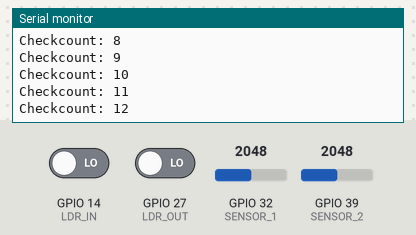
Simulated run of this program. Board: ESP32. Parts: the last lines printed to the serial monitor. The inputs (shaded band) are chosen by the test bench; at power-on: GPIO 14 (LDR_IN) LOW, GPIO 27 (LDR_OUT) LOW, GPIO 32 (SENSOR_1) = 2048, GPIO 39 (SENSOR_2) = 2048. WiFi joins after 1.5 s; servers stay silent unless stated; uploads are accepted with an empty reply.

Above: at 3.1 s.
3.2 s: GPIO 14 (LDR_IN) driven HIGH
At 3.46 s:
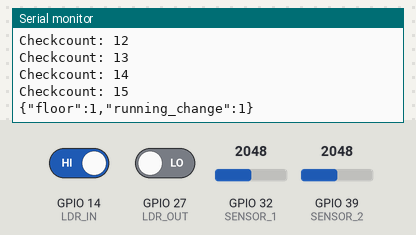
4.8 s: GPIO 27 (LDR_OUT) driven HIGH
At 5.07 s:
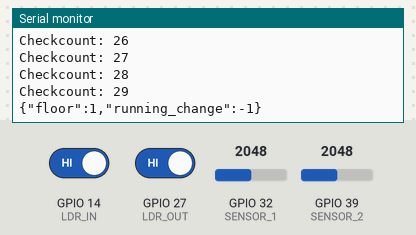
Timing chart, 0 to 7.8 s (numbered marks = the images above; inputs shaded):
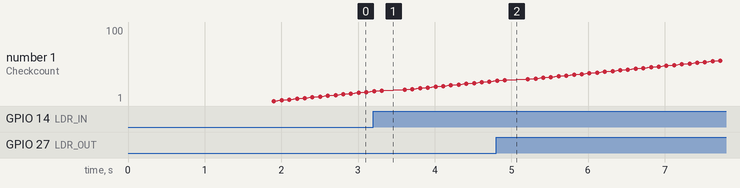

The program:

main.cpp
```cpp
#include <Arduino.h>
#include <Bounce2.h>
#include <HTTPClient.h>
#include <ArduinoJson.h>

#define LDR_IN     14
#define LDR_OUT    27
#define SENSOR_1   32
#define SENSOR_2   39
//can't use 13 12 4 2

const int dark = 2000;

//ID 1, 2
//Floor 1


bool currentStatus[2] = {false, false};
int changeStatus[2] = {0, 0};
int AllSensor[2] = {SENSOR_1, SENSOR_2};
int AID[2] = {1, 2};

int currentFloor = 1;

Bounce debouncer1 = Bounce();
Bounce debouncer2 = Bounce();

TaskHandle_t Checking = NULL;
TaskHandle_t Sending = NULL;

int globalID;
bool globalState;

const char *ssid = "Qwerty";
const char *password = "12345678";

const String Send_Park_url = "https://ecourse.cpe.ku.ac.th/exceed16/record-parking-id/";
const String Send_Check_url = "https://ecourse.cpe.ku.ac.th/exceed16/record-parking-floor/";


void Send_Park(int id, int floor, bool Status);
void Send_Check(int floor, bool IN);
void Send();
void Check();
void Connect_Wifi();

void setup() {
  Serial.begin(115200);
  Connect_Wifi();

  Send_Park(1, 1, false);
  Send_Park(2, 1, false);
  pinMode(LDR_IN, INPUT);
  pinMode(LDR_OUT, INPUT);
  pinMode(SENSOR_1, INPUT);
  pinMode(SENSOR_2, INPUT);

  debouncer1.attach(LDR_IN);
  debouncer1.interval(5);
  debouncer2.attach(LDR_OUT);
  debouncer2.interval(5);
  //xTaskCreatePinnedToCore(Check, "Checking", 10000, NULL, 1, &Checking, 0);
}

void loop() {
  Check();
}

void Check_Park(int id) {
  //id = 1, 2
  id--;
  int sensor = AllSensor[id];
  bool isDark = analogRead(sensor) < dark;
  //status mean isDark
  if (isDark && !currentStatus[id] && changeStatus[id] < 100) {
    changeStatus[id]++;
  }
  else if (!isDark && !currentStatus[id]) {
    changeStatus[id] = 0;
  }
  else if (isDark && currentStatus[id]) {
    changeStatus[id] = 100;
  }
  else if (!isDark && currentStatus[id] && changeStatus[id] > 0) {
    changeStatus[id]--;
  }
  //check if need to send http
  if ((!currentStatus[id] && changeStatus[id] == 100) || (currentStatus[id] && changeStatus[id] == 0)) {
    //switch state
    globalState = (!currentStatus[id] && changeStatus[id] == 100);
    globalID = id + 1;
    currentStatus[id] = !currentStatus[id];
    Send();
    //xTaskCreatePinnedToCore(Send, "Sending", 100000, NULL, 1, &Sending, 0);
  }
}


void Send_Park(int id, int currentFloor, bool Status) {
  String json;
  HTTPClient http;
  DynamicJsonDocument doc(512);
  doc["id"] = AID[id - 1];
  doc["floor"] = currentFloor;
  doc["status"] = Status;
  serializeJson(doc, json);
  http.begin(Send_Park_url);
  http.addHeader("Content-Type","application/json");
  Serial.println(json);
  int httpResponseCode = http.POST(json);
  if (httpResponseCode >= 200 && httpResponseCode < 300) {
    Serial.println("Done!!");
    }
  else {
    Serial.print("Error code: ");
    Serial.println(httpResponseCode);
  }
}

void Send_Check(int floor, bool IN) {
  String json;
  HTTPClient http;
  DynamicJsonDocument doc(512);
  doc["floor"] = floor;
  doc["running_change"] = IN ? 1 : -1;
  serializeJson(doc, json);
  http.begin(Send_Check_url);
  http.addHeader("Content-Type","application/json");
  Serial.println(json);

  int httpResponseCode = http.POST(json);

  if (httpResponseCode >= 200 && httpResponseCode < 300) {
    Serial.println("Done!!");
    }
  else {
    Serial.print("Error code: ");
    Serial.println(httpResponseCode);
  }
}

void Check_inout(){
  debouncer1.update();
  debouncer2.update();

  if (debouncer1.rose() && debouncer2.rose()){
  }
  else if (debouncer1.rose()){
    Send_Check(1, true);
  }
  else if (debouncer2.rose()){
    Send_Check(1, false);
  }
}

void Check() {
  int count = 1;
  while (1) {
    Serial.print("Checkcount: ");
    Serial.println(count++);
    Check_Park(1);
    Check_Park(2);
    Check_inout();
    vTaskDelay(100);
  }
}

void Send() {
  Serial.print("Send: ");
  Serial.println(globalID);
  Send_Park(globalID, currentFloor, globalState);
  Send_Check(currentFloor, !globalState);
  //vTaskDelete(Sending);
}

void Connect_Wifi() {
  WiFi.begin(ssid, password);
  Serial.print("Connecting to WiFi");
  while (WiFi.status() != WL_CONNECTED) {
      delay(500);
      Serial.print(".");
  }
  Serial.print("OK! IP=");
  Serial.println(WiFi.localIP());
}
```

Measured:
- after the input at 3.2 s, the serial monitor: prints a new line after 0.11 s (image 1)
